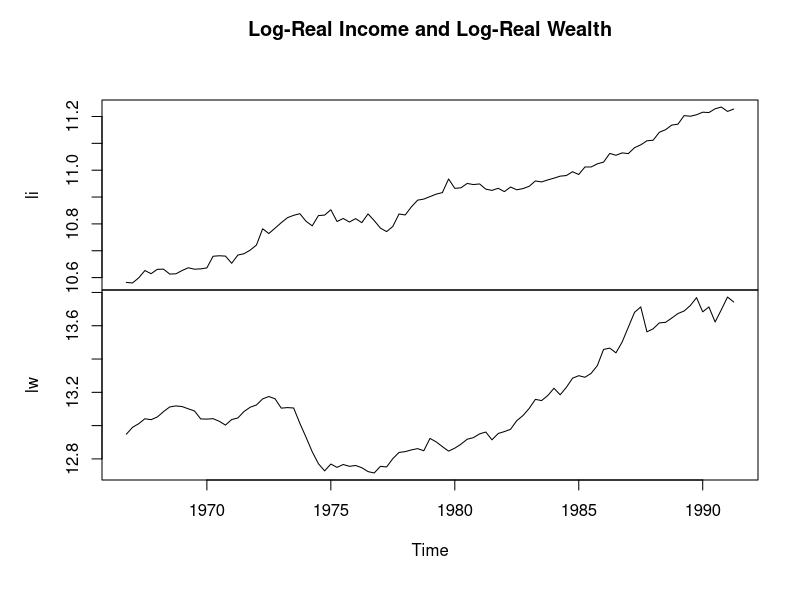
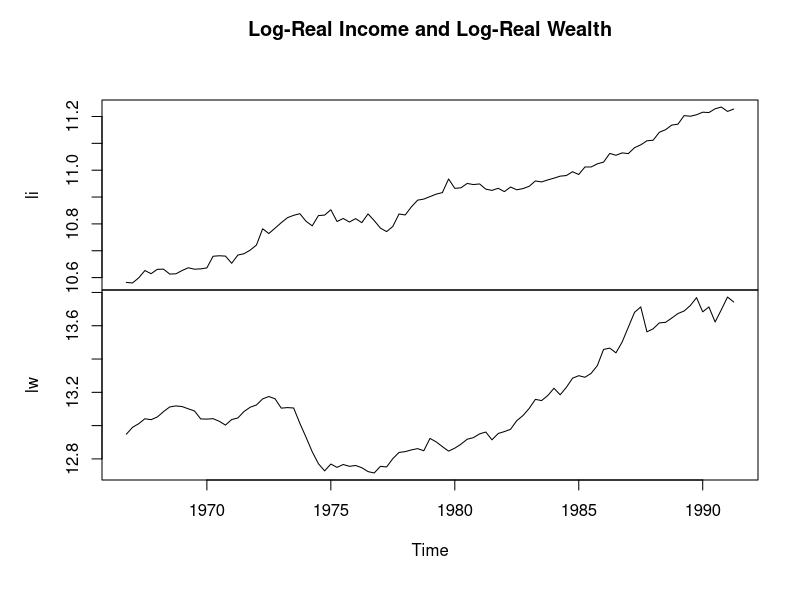

These charts were generated, in order, by the following R code:
# Tutorial 6 R Code Luke Whitehill 13215948

#Excercise 1
library(urca)
data(Raotbl3)



for (i in Raotbl3[,2:3]) {
  i <- ts(data = Raotbl3[,2:3], start = c (1966,4), end = c(1991, 2), frequency = 4)
  df <- data.frame(quart=as.numeric(time(i)), logof = as.matrix(as.numeric(i)))
  plot(i, type = "l", main = "Log-Real Income and Log-Real Wealth")
}
  

print("Log - Real Income")

df1 <- summary(ur.df(i[,1], type = 'none', selectlags = "AIC"))

df2 <- summary(ur.df(i[,1], type = 'drift', selectlags = "AIC"))

df3 <- summary(ur.df(i[,1], type = 'trend', selectlags = "AIC"))

pp1 <- summary(ur.pp(i[,1], type = 'Z-tau', model = 'constant', lags = 'long'))

pp2 <- summary(ur.pp(i[,1], type = 'Z-tau', model = 'trend', lags = 'long'))
#Differencing Once
ddf1 <- summary(ur.df(diff(i[,1]), type = 'none', selectlags = "AIC"))

ddf2 <- summary(ur.df(diff(i[,1]), type = 'drift', selectlags = "AIC"))

ddf3 <- summary(ur.df(diff(i[,1]), type = 'trend', selectlags = "AIC"))

dpp1 <- summary(ur.pp(diff(i[,1]), type = 'Z-tau', model = 'constant', lags = 'long'))
dpp2 <- summary(ur.pp(diff(i[,1]), type = 'Z-tau', model = 'trend', lags = 'long'))

print("Log Real Wealth")

df4 <- summary(ur.df(i[,2], type = 'none', selectlags = "AIC"))

df5 <- summary(ur.df(i[,2], type = 'drift', selectlags = "AIC"))

df6 <- summary(ur.df(i[,2], type = 'trend', selectlags = "AIC"))

pp3 <- summary(ur.pp(i[,2], type = 'Z-tau', model = 'constant', lags = 'long'))

pp4 <- summary(ur.pp(i[,2], type = 'Z-tau', model = 'trend', lags = 'long'))
#Differencing Once
ddf4 <- summary(ur.df(diff(i[,2]), type = 'none', selectlags = "AIC"))

ddf5 <- summary(ur.df(diff(i[,2]), type = 'drift', selectlags = "AIC"))

ddf6 <- summary(ur.df(diff(i[,1]), type = 'trend', selectlags = "AIC"))

dpp3 <- summary(ur.pp(diff(i[,1]), type = 'Z-tau', model = 'constant', lags = 'long'))
dpp4 <- summary(ur.pp(diff(i[,1]), type = 'Z-tau', model = 'trend', lags = 'long'))




#Exercise 2
data(nporg)
tsnporg <- ts(data = nporg, start = c (1860), end = c(1970), frequency = 1)
tsnporgdf <- data.frame(tsnporg)
data2 <- data.frame(log(tsnporgdf$gnp.r), log(tsnporgdf$gnp.n), tsnporgdf$bnd, log(tsnporgdf$wg.n))


df99 <- summary(ur.df(na.omit(data2[,1]), type = 'none', selectlags = "AIC"))
pp99 <- summary(ur.pp(data2[,1], type = 'Z-tau', model = "trend", lags = 'long'))
ers99 <- summary(ur.ers(data2[,1], type = c("DF-GLS"), model = c("trend"), lag.max = 4))
sp99 <- summary(ur.sp(data2[,1], type = c("tau"), pol.deg = c(2), signif = c(0.05)))
kpss99 <- summary(ur.kpss(data2[,1], type = c("tau"), lags = c("long"), use.lag = NULL) )

df98 <- summary(ur.df(na.omit(data2[,2]), type = 'none', selectlags = "AIC"))
pp98 <- summary(ur.pp(data2[,2], type = 'Z-tau', model = "trend", lags = 'long'))
ers98 <- summary(ur.ers(data2[,2], type = c("DF-GLS"), model = c("trend"), lag.max = 4))
sp98 <- summary(ur.sp(data2[,2], type = c("tau"), pol.deg = c(2), signif = c(0.05)))
kpss98 <- summary(ur.kpss(data2[,2], type = c("tau"), lags = c("long"), use.lag = NULL) )

df97 <- summary(ur.df(na.omit(data2[,3]), type = 'none', selectlags = "AIC"))
pp97 <- summary(ur.pp(data2[,3], type = 'Z-tau', model = "trend", lags = 'long'))
ers97 <- summary(ur.ers(data2[,3], type = c("DF-GLS"), model = c("trend"), lag.max = 4))
sp97 <- summary(ur.sp(data2[,3], type = c("tau"), pol.deg = c(2), signif = c(0.05)))
kpss97 <- summary(ur.kpss(data2[,3], type = c("tau"), lags = c("long"), use.lag = NULL) )

df4 <- summary(ur.df(na.omit(data2[,4]), type = 'none', selectlags = "AIC"))
pp4 <- summary(ur.pp(data2[,4], type = 'Z-tau', model = "trend", lags = 'long'))
ers4 <- summary(ur.ers(data2[,4], type = c("DF-GLS"), model = c("trend"), lag.max = 4))
sp4 <- summary(ur.sp(data2[,4], type = c("tau"), pol.deg = c(2), signif = c(0.05)))
kpss4 <- summary(ur.kpss(data2[,4], type = c("tau"), lags = c("long"), use.lag = NULL) )



tsraotbl3 <- ts(data = Raotbl3$lc, start = c(1966,4), end = c(1991, 2), frequency = 4)
data3 <- data.frame(tsraotbl3)
for (k in data3) {
df9 <- summary(ur.df(k, type = 'none', selectlags = "AIC"))
pp9 <- summary(ur.pp(k, type = 'Z-tau', model = "trend", lags = 'long'))
ers9 <- summary(ur.ers(k, type = c("DF-GLS"), model = c("trend"), lag.max = 4))
sp9 <- summary(ur.sp(k, type = c("rho"), pol.deg = c(2), signif = c(0.05)))
kpss9 <- summary(ur.kpss(k, type = c("tau"), lags = c("long"), use.lag = NULL) )
}








# Extras if I have time:
#   - Add if statements 
#   - Possibility of adding more logic operators (like &) to increase robustness 
#   - Try to loop through tests for data sets. 
#   - cbind the results to an empty list so i dont have to type results in future.
